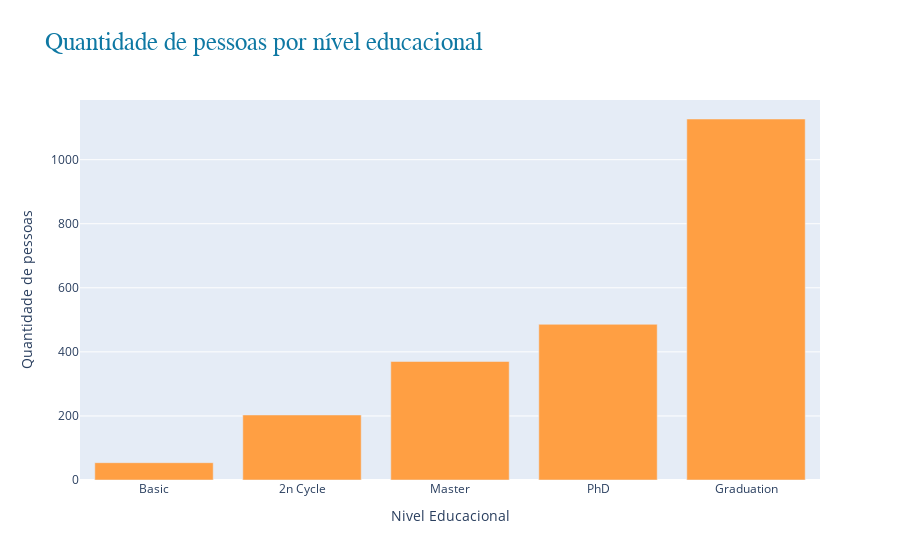

Notebook cell for this chart:
### Markdown cell above
### Gráfico de Barras ###

### Code cell
# Definindo as variáveis
educational_level = df['Education'].value_counts().sort_values( ascending = True ).index

quantity= df['Education'].value_counts().sort_values( ascending = True ).values

# Criando o Gráfico com Graph_Objs
barra= go.Bar( x= educational_level,
              y = quantity,
              marker = {'color' : '#ff9f43'})

# Definindo o Layout

layout = go.Layout(title = 'Quantidade de pessoas por nível educacional',
                   # configurações do título
                   title_font = { 'family': 'Gotham', 'size': 25, 'color' : "#0e78a3"},
                   xaxis = { 'title' : 'Nivel Educacional'},
                   yaxis = { 'title' : 'Quantidade de pessoas'})

# criando a figura
fig = go.Figure( data = [barra], layout = layout)

# plotando o gráfico

py.iplot(fig)

### Figure 1 — Plotly figure (JSON) as saved in the notebook; plotly's stock layout.template omitted (floating-point values rounded to 4 significant figures)
{"data": [{"marker": {"color": "#ff9f43"}, "type": "bar", "x": ["Basic", "2n Cycle", "Master", "PhD", "Graduation"], "y": [54, 203, 370, 486, 1127]}], "layout": {"title": {"font": {"color": "#0e78a3", "family": "Gotham", "size": 25}, "text": "Quantidade de pessoas por nível educacional"}, "xaxis": {"title": {"text": "Nivel Educacional"}}, "yaxis": {"title": {"text": "Quantidade de pessoas"}}}}
